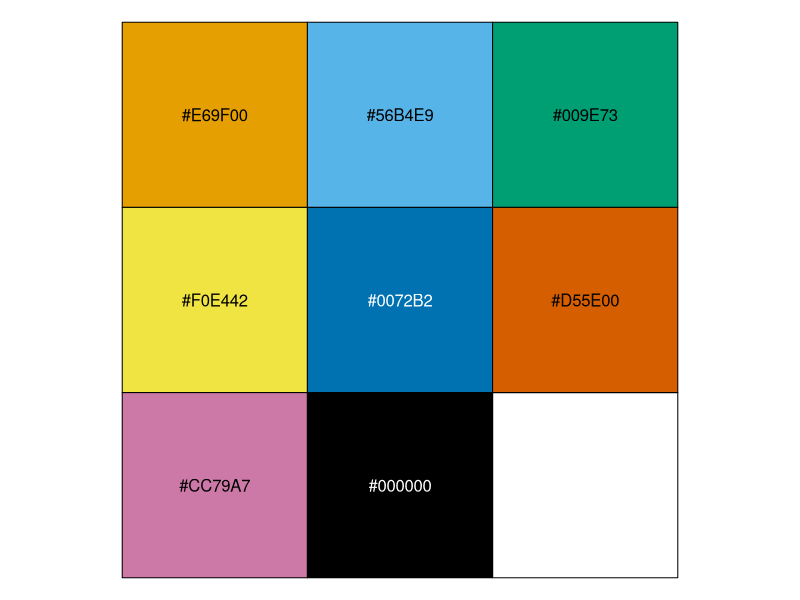
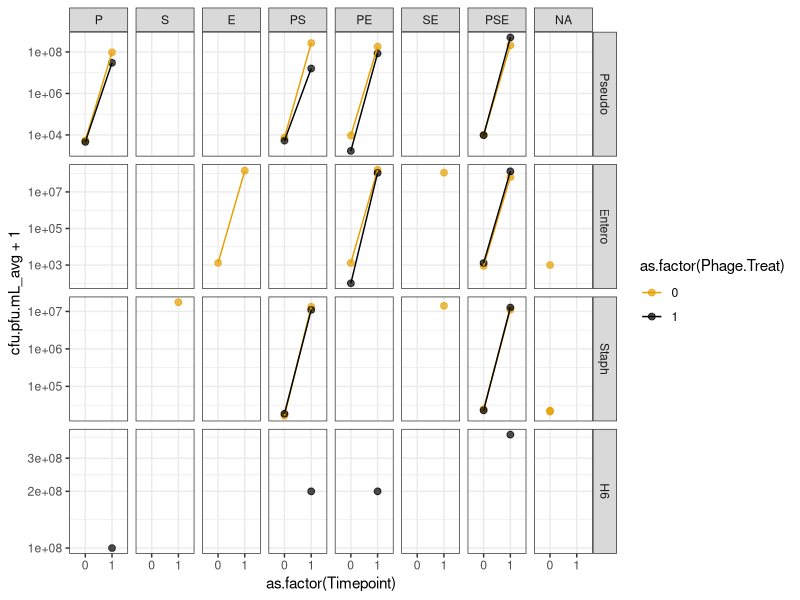
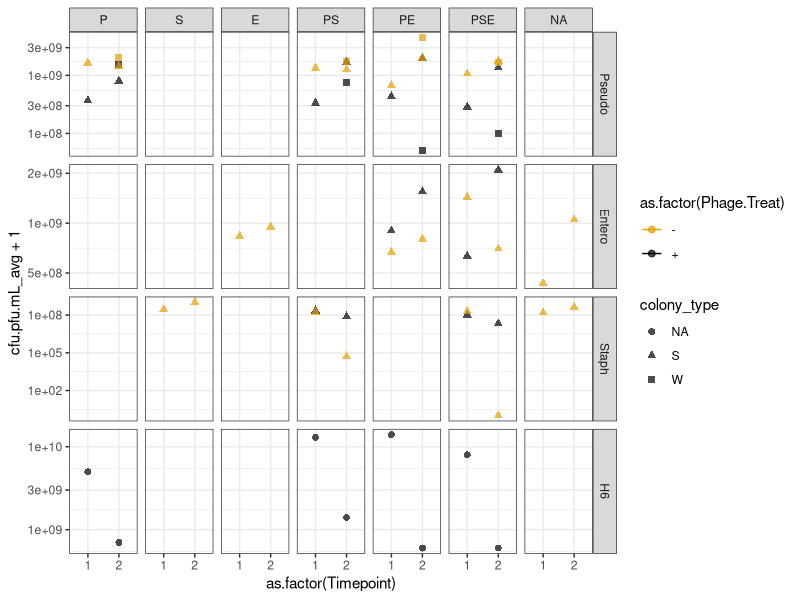

Reproduce these figures in R, in order. (Note: this script raises an error after producing the figures.)
library(ggplot2)
library(tidyr)
library(dplyr)

#Okabe and Ito 2008 colorblind-safe qualitative color scale
my_cols <- c("#E69F00", "#56B4E9", "#009E73", "#F0E442", "#0072B2",
             "#D55E00", "#CC79A7", "#000000")
scales::show_col(my_cols)

comp_data <- list()
comp_data[[1]] <- read.csv("2020-06-13 Competition.csv",
                           stringsAsFactors = FALSE)
comp_data[[2]] <- read.csv("2020-07-27 Competition.csv",
                           stringsAsFactors = FALSE)
names(comp_data) <- c("comp_data_0613", "comp_data_0727") 

for (i in 1:length(comp_data)) {
  #Pivot the dilutions & cfu/pfu counts to be tidy
  comp_data[[i]] <- pivot_longer(comp_data[[i]],
                                 cols = ends_with(".dil"),
                                 names_to = "dilution_media",
                                 values_to = "dilution")
  comp_data[[i]] <- pivot_longer(comp_data[[i]],
               cols = matches(".[cp]fu"),
               names_to = "cfu_media",
               values_to = "cfu.pfu")
  
  #Drop the .dil and .cfu from colnames
  comp_data[[i]]$dilution_media <- 
    sapply(comp_data[[i]]$dilution_media,
           FUN = function(x) {strsplit(x, split = "\\.")[[1]][1]})
  comp_data[[i]]$cfu_media <- 
    sapply(comp_data[[i]]$cfu_media,
           FUN = function(x) {strsplit(x, split = "\\.")[[1]][1]})

  #Drop rows where dilution media & cfu media aren't same
  comp_data[[i]] <- comp_data[[i]][
    comp_data[[i]]$dilution_media == comp_data[[i]]$cfu_media, ]
  
  #Make colony_type column
  if (names(comp_data)[i] == "comp_data_0727") {
    comp_data[[i]]$colony_type <- comp_data[[i]]$Pseudo.colony.type
    comp_data[[i]]$colony_type[comp_data[[i]]$cfu_media == "Pseudo" &
                                 comp_data[[i]]$colony_type == "g"] <- "S"
    comp_data[[i]]$colony_type[comp_data[[i]]$cfu_media == "Pseudo" &
                                 comp_data[[i]]$colony_type == "y"] <- "W"
    comp_data[[i]]$colony_type[comp_data[[i]]$cfu_media == "Staph"] <- "S"
    comp_data[[i]]$colony_type[comp_data[[i]]$cfu_media == "Entero"] <- "S"
    comp_data[[i]]$colony_type[comp_data[[i]]$cfu_media == "H6"] <- "NA"
    
    comp_data[[i]] <- subset(comp_data[[i]], select = -Pseudo.colony.type)
  } else {
    comp_data[[i]]$colony_type <- "S"
    comp_data[[i]]$colony_type[comp_data[[i]]$cfu_media == "H6"] <- "NA"
  }
  
  #Keep only rows with data
  comp_data[[i]] <- comp_data[[i]][complete.cases(comp_data[[i]]),]
  
  #Rename columns
  comp_data[[i]]$Population <- comp_data[[i]]$cfu_media
  comp_data[[i]] <- subset(comp_data[[i]], 
                           select = -c(dilution_media, cfu_media))

  #Add Contam column if none is there
  if (!"Contam" %in% colnames(comp_data[[i]])) {
    comp_data[[i]]$Contam <- 0
  }
  
  #Calculate density per ml
  ##TODO are the data from the first batch effective dilution or dilution plated!?
  comp_data[[i]]$cfu.pfu.mL <- comp_data[[i]]$cfu.pfu/(10**comp_data[[i]]$dilution)
  if (names(comp_data)[i] == "comp_data_0727") {
    comp_data[[i]]$cfu.pfu.mL <- 100 * comp_data[[i]]$cfu.pfu/(10**comp_data[[i]]$dilution)
  }
  
  #Average out replicate platings
  comp_data[[i]] <- group_by(comp_data[[i]],
                             Bacteria.Treat, Phage.Treat, Timepoint, 
                             Population, colony_type)
  comp_data[[i]] <- summarize(comp_data[[i]],
                              cfu.pfu.mL_avg = mean(cfu.pfu.mL),
                              Contam = max(Contam))
  
  #Reorder factors for plotting
  comp_data[[i]]$Population <- factor(comp_data[[i]]$Population,
                                      levels = c("Pseudo", "Entero", "Staph", "H6"))
  comp_data[[i]]$Bacteria.Treat <- factor(comp_data[[i]]$Bacteria.Treat,
                                          levels = c("P", "S", "E", 
                                                     "PS", "PE", "SE",
                                                     "PSE"))
}

ggplot(data = comp_data[[1]], aes(x = as.factor(Timepoint), 
                                  y = cfu.pfu.mL_avg+1, 
                                  color = as.factor(Phage.Treat), 
                                  group = as.factor(Phage.Treat))) +
  geom_point(size = 2, alpha = 0.7) + 
  geom_line() +
  scale_y_continuous(trans = "log10") +
  facet_grid(Population ~ Bacteria.Treat, scales = "free_y") +
  theme_bw() +
  scale_color_manual(values = my_cols[c(1, 8)])

ggplot(data = comp_data[[2]], aes(x = as.factor(Timepoint), 
                                  y = cfu.pfu.mL_avg+1, 
                                  color = as.factor(Phage.Treat), 
                                  shape = colony_type)) +
  geom_point(size = 2, alpha = 0.7) + 
  geom_line() +
  scale_y_continuous(trans = "log10") +
  facet_grid(Population ~ Bacteria.Treat, scales = "free_y") +
  theme_bw() +
  scale_color_manual(values = my_cols[c(1, 8)])

#Calculate frequency
comp_data_0613 <- group_by(comp_data_0613,
                           Bacteria.Treat, Phage.Treat, Timepoint)
comp_data_0613 <- mutate(comp_data_0613,
                         freq = cfu.pfu.mL/sum(cfu.pfu.mL[
                           Population %in% c("Pseudo", "Entero", "Staph")]))
comp_data_0613$freq[comp_data_0613$Population == "H6"] <- NA

                                                   

ggplot(data = comp_data_0613, 
       aes(x = as.factor(Timepoint), y = cfu.pfu.mL, 
           color = as.factor(Phage.Treat), group = as.factor(Phage.Treat))) +
  geom_point(size = 2, alpha = 0.7) + 
  geom_line() +
  scale_y_continuous(trans = "log10") +
  facet_grid(Population ~ Bacteria.Treat, scales = "free_y") +
  theme_bw() +
  scale_color_manual(values = my_cols[c(1, 8)])

ggplot(data = comp_data_0613[comp_data_0613$Timepoint == 1, ], 
       aes(x = as.factor(Timepoint), y = cfu.pfu.mL, 
           color = as.factor(Phage.Treat), group = as.factor(Phage.Treat))) +
  geom_point(size = 2, alpha = 0.7) + 
  geom_line() +
  scale_y_continuous(trans = "log10") +
  facet_grid(Population ~ Bacteria.Treat, scales = "free_y") +
  theme_bw() +
  scale_color_manual(values = my_cols[c(1, 8)])

ggplot(data = comp_data_0613[comp_data_0613$Population != "H6", ], 
       aes(x = as.factor(Timepoint), y = freq, 
           color = as.factor(Phage.Treat), group = as.factor(Phage.Treat))) +
  geom_point(size = 2, alpha = 0.7) + 
  geom_line() +
  #scale_y_continuous(trans = "log10") +
  facet_grid(Population ~ Bacteria.Treat, scales = "free_y") +
  theme_bw() +
  scale_color_manual(values = my_cols[c(1, 8)])
